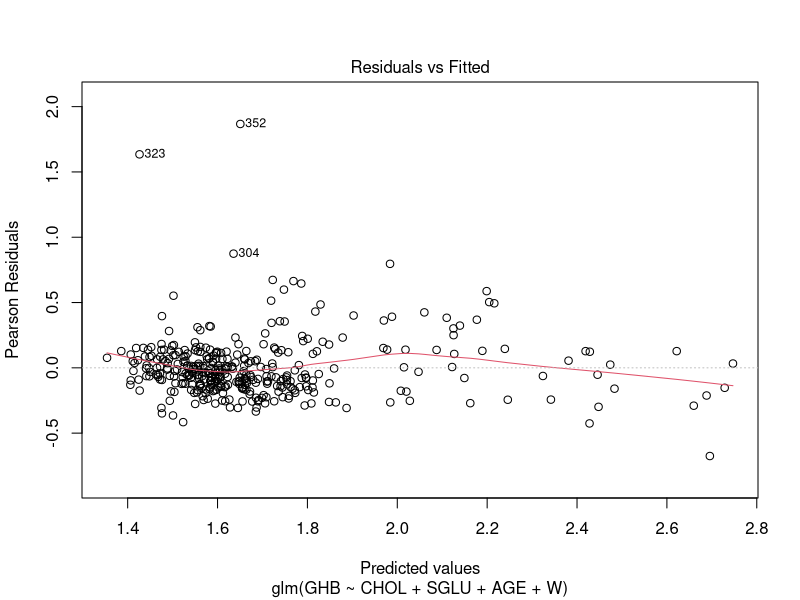
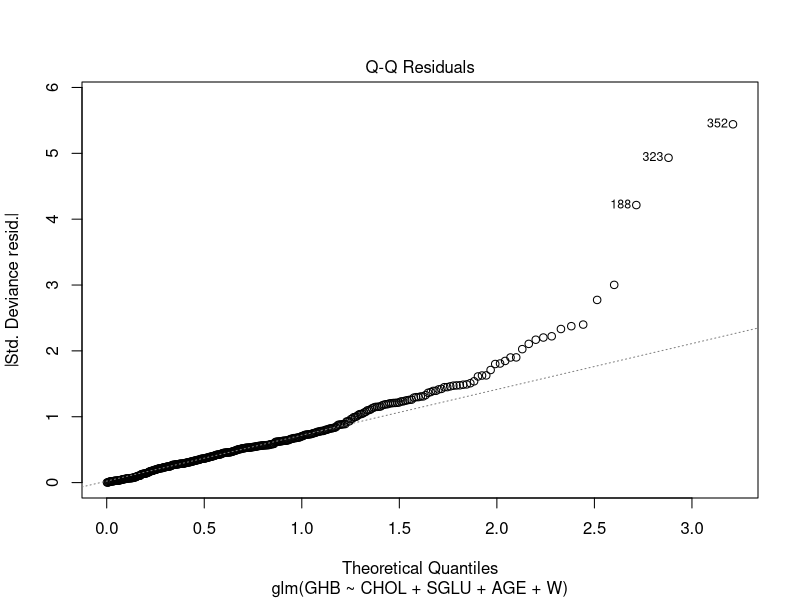
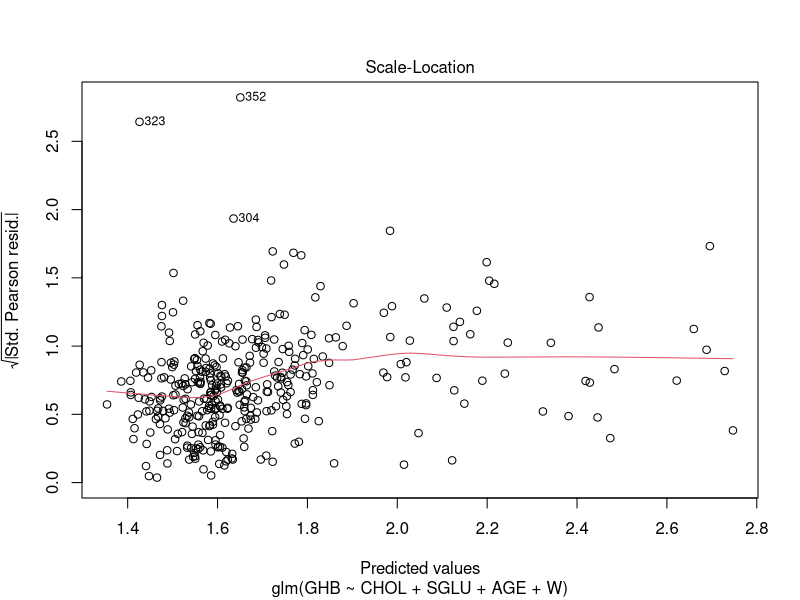
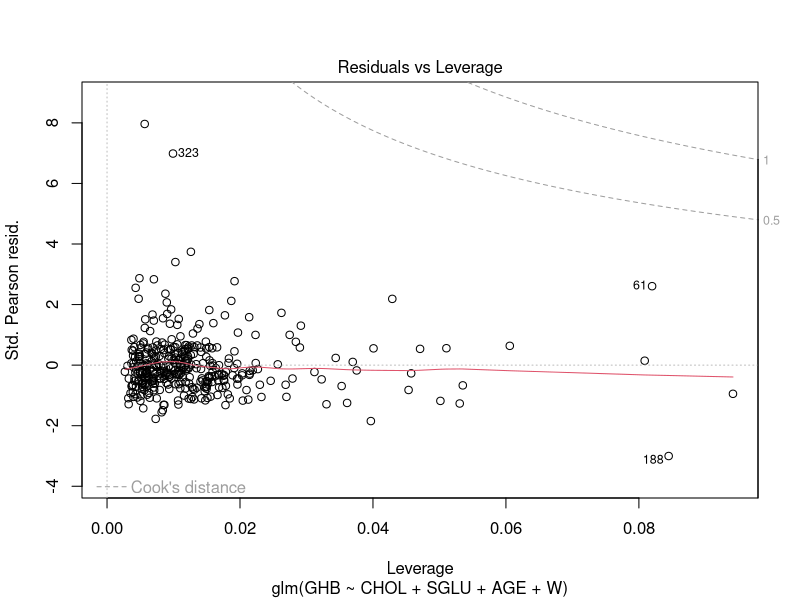
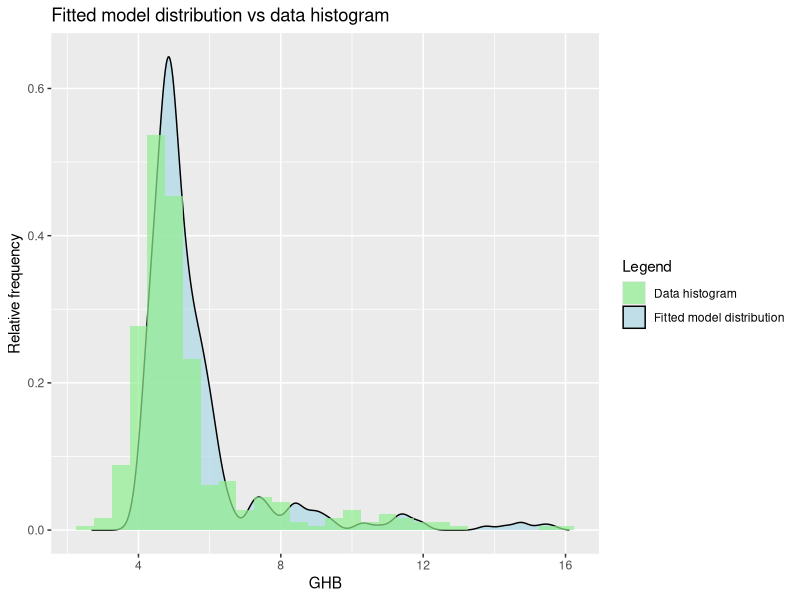

Write the R code that produced these figures, in order.
library(ggplot2)


####################################  Data prepiration ###############################################################

data <- as.data.frame(read.table("Data/DatasetC.txt", sep="\t", header=TRUE))
# Remove ID Column
data$ID <- NULL  
data$FRAME <- factor(data$FRAME)
data$LOCATION <- factor(data$LOCATION)
data$GENDER <- factor(data$GENDER)

data <- na.omit(data)

data$BMI <- 703*data$WHT/(data$HHT)^2
# Calculate HIP_WAIST_RATIO
data$HIP_WAIST_RATIO <- data$H / data$W


####################################  Model selection and model fitting  ###############################################################

# Full model 
full_model <- glm(GHB ~ CHOL + SGLU + LOCATION + AGE + GENDER + HHT + WHT + FRAME + SBP + DSP + W + H + BMI + HIP_WAIST_RATIO, 
                  data = data, family = Gamma(link = "log"))
summary(full_model)
full_model$aic
step(full_model)
full_model


####################################  Model comparison ###############################################################

reduced_models <- glm(GHB ~ CHOL + SGLU + AGE + W, data = data, family = Gamma(link = "log"))
summary(reduced_models)
residuals <- residuals(reduced_models)
fitted_values <- fitted(reduced_models)
conf_intervals <- confint(reduced_models)


plot(reduced_models, which = 1)  # Residuals vs. Fitted values
plot(reduced_models, which = 2)  # Normal Q-Q plot of residuals
plot(reduced_models, which = 3)  # Scale-Location plot
plot(reduced_models, which = 5)  # Cook's distance plot


summary(reduced_models)
exp(coef(reduced_models))
confint(reduced_models)


anova(reduced_models, test = "Chisq")


residuals <- residuals(reduced_models, type = "pearson") / sqrt(reduced_models$deviance / reduced_models$df.residual)

# Calculate the absolute values of the standardized residuals
abs_residuals <- abs(residuals)

# Set a threshold for identifying outliers (e.g., 2 or 3 standard deviations)
threshold <- 2

# Identify the outliers based on the threshold
outliers <- which(abs_residuals > threshold)


rows_to_remove <- outliers  # Specify the row numbers you want to remove

# Create a new dataframe excluding the specified rows
data <- data[-rows_to_remove, ]


# Set a threshold for identifying influential observations (e.g., 1 or any other value)
threshold <- 0.1

# Calculate Cook's distance values
cooksd <- cooks.distance(reduced_models)

# Identify influential observations based on the threshold
influential_observations <- which(cooksd > threshold)

# Extract the influential rows
influential_rows <- data[influential_observations, ]

# Print the influential rows
print(influential_rows)


# Generate random numbers from gamma distribution

gamma_values <- reduced_models$fitted.values
df_gamma <- data.frame(x = gamma_values)

# Create a data frame for data$GHB
df_data <- data.frame(x = data$GHB)

# Plot histogram with data$GHB overlay
ggplot() +
  geom_density(data = df_gamma, aes(x = x, y = stat(density), fill = "Fitted model distribution"), alpha = 0.7) +
  geom_histogram(data = df_data, aes(x = x, y = stat(density), fill = "Data histogram"), alpha = 0.7, binwidth = 0.5) +
  labs(title = "Fitted model distribution vs data histogram", x = "GHB", y = "Relative frequency") +
  scale_fill_manual(values = c("Fitted model distribution" = "lightblue", "Data histogram" = "lightgreen"), guide = guide_legend(title = "Legend"))





